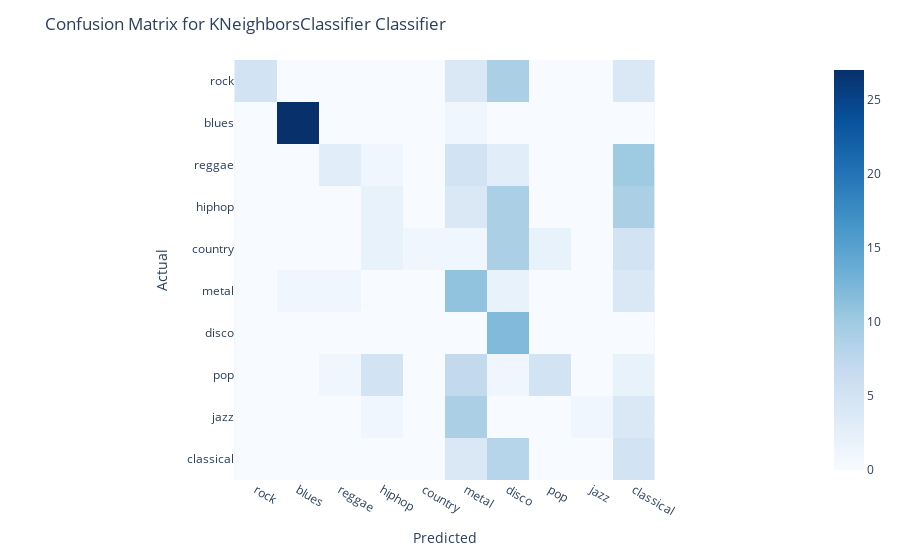

Write notebook code for a chart like this one.
### Code cell
knn_grid_search = grid_search(KNeighborsClassifier(), params={'n_neighbors': [2, 5, 10, 20, 30, 50, 70, 100], "weights": ["uniform", "distance"]})
# unused param "algorithm": ["auto", "ball_tree", "kd_tree", "brute"]

### Figure 1 — Plotly figure (JSON) as saved in the notebook; plotly's stock layout.template omitted (floating-point values rounded to 4 significant figures)
{"data": [{"coloraxis": "coloraxis", "hovertemplate": "x: %{x}<br>y: %{y}<br>color: %{z}<extra></extra>", "name": "0", "type": "heatmap", "x": ["rock", "blues", "reggae", "hiphop", "country", "metal", "disco", "pop", "jazz", "classical"], "xaxis": "x", "y": ["rock", "blues", "reggae", "hiphop", "country", "metal", "disco", "pop", "jazz", "classical"], "yaxis": "y", "z": [[5, 0, 0, 0, 0, 4, 9, 0, 0, 4], [0, 27, 0, 0, 0, 1, 0, 0, 0, 0], [0, 0, 3, 1, 0, 5, 3, 0, 0, 10], [0, 0, 0, 2, 0, 4, 9, 0, 0, 9], [0, 0, 0, 2, 1, 1, 9, 2, 0, 5], [0, 1, 1, 0, 0, 11, 2, 0, 0, 4], [0, 0, 0, 0, 0, 0, 12, 0, 0, 0], [0, 0, 1, 5, 0, 7, 1, 5, 0, 2], [0, 0, 0, 1, 0, 9, 0, 0, 1, 4], [0, 0, 0, 0, 0, 4, 8, 0, 0, 5]]}], "layout": {"coloraxis": {"colorscale": [[0, "rgb(247,251,255)"], [0.125, "rgb(222,235,247)"], [0.25, "rgb(198,219,239)"], [0.375, "rgb(158,202,225)"], [0.5, "rgb(107,174,214)"], [0.625, "rgb(66,146,198)"], [0.75, "rgb(33,113,181)"], [0.875, "rgb(8,81,156)"], [1, "rgb(8,48,107)"]]}, "margin": {"t": 60}, "title": {"text": "Confusion Matrix for KNeighborsClassifier Classifier"}, "xaxis": {"anchor": "y", "constrain": "domain", "domain": [0, 1], "scaleanchor": "y", "title": {"text": "Predicted"}}, "yaxis": {"anchor": "x", "autorange": "reversed", "constrain": "domain", "domain": [0, 1], "title": {"text": "Actual"}}}}
